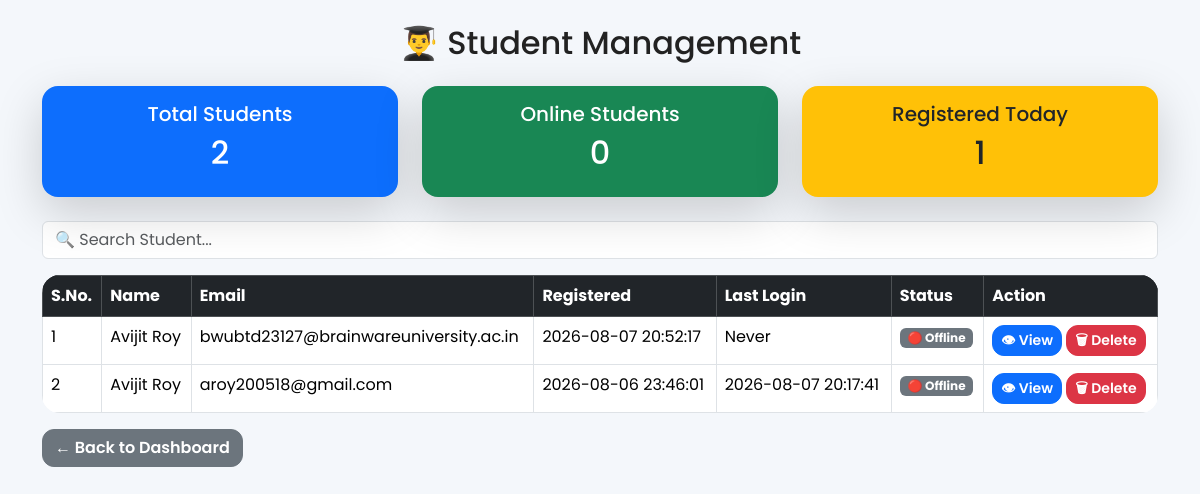
/student_management (signed in), run on the app's committed database.
### tables this page shows
CREATE TABLE students(

id INTEGER PRIMARY KEY AUTOINCREMENT,

name TEXT NOT NULL,

email TEXT UNIQUE NOT NULL,

password TEXT NOT NULL

, last_login TIMESTAMP, status TEXT DEFAULT 'Offline', register_date TEXT);

### app.py (the view)
@app.route("/student_management")
def student_management():
    conn = get_connection()
    cursor = conn.cursor()
    cursor.execute("""
        SELECT *
        FROM students
        ORDER BY id DESC
    """)
    students = cursor.fetchall()
    cursor.execute("""
        SELECT COUNT(*)
        FROM students
    """)
    total_students = cursor.fetchone()[0]
    cursor.execute("""
        SELECT COUNT(*)
        FROM students
        WHERE status='Online'
    """)
    online_students = cursor.fetchone()[0]
    cursor.execute("""
        SELECT COUNT(*)
        FROM students
        WHERE DATE(register_date)=DATE('now')
    """)
    today_registered = cursor.fetchone()[0]
    conn.close()
    return render_template(
        "student_management.html",
        students=students,
        total_students=total_students,
        online_students=online_students,
        today_registered=today_registered
    )

### app.py (called while the page is built)
@app.before_request
def refresh_session():
    session.permanent = True
    session.modified = True

### database.py (called while the page is built)
def get_connection():
    conn = sqlite3.connect(DATABASE)
    conn.row_factory = sqlite3.Row
    return conn

### templates/student_management.html (shortened to what this page needs)
<!DOCTYPE html>
<html>
<head>
<link href="https://cdn.jsdelivr.net/npm/bootstrap@5.3.3/dist/css/bootstrap.min.css"
rel="stylesheet">
<link rel="stylesheet"
href="{{ url_for('static', filename='style.css') }}">
</head>
<body>
<div class="container mt-4">
<h2 class="text-center mb-4">
👨‍🎓 Student Management
</h2>
<div class="row mb-4">
<div class="col-md-4">
<div class="card bg-primary text-white shadow-lg border-0 rounded-4">
<div class="card-body text-center">
<h5>Total Students</h5>
<h2>{{ total_students }}</h2>
</div>
</div>
</div>
<div class="col-md-4">
<div class="card bg-success text-white shadow-lg border-0 rounded-4">
<div class="card-body text-center">
<h5>Online Students</h5>
<h2>{{ online_students }}</h2>
</div>
</div>
</div>
<div class="col-md-4">
<div class="card bg-warning shadow-lg border-0 rounded-4">
<div class="card-body text-center">
<h5>Registered Today</h5>
<h2>{{ today_registered }}</h2>
</div>
</div>
</div>
</div>
<input
type="text"
id="search"
class="form-control mb-3"
placeholder="🔍 Search Student..."
onkeyup="searchStudent()">
<table class="table table-bordered table-hover">
<thead class="table-dark">
<tr>
<th>S.No.</th>
<th>Name</th>
<th>Email</th>
<th>Registered</th>
<th>Last Login</th>
<th>Status</th>
<th>Action</th>
</tr>
</thead>
<tbody>
{% for student in students %}
<tr>
<td>{{ loop.index }}</td>
<td>{{ student.name }}</td>
<td>{{ student.email }}</td>
<td>{{ student.register_date }}</td>
<td>{{ student.last_login or "Never" }}</td>
<td>
{% if student.status=="Online" %}
<span class="badge bg-success">
🟢 Online
</span>
{% else %}
<span class="badge bg-secondary">
🔴 Offline
</span>
{% endif %}
</td>
<td>
<a href="/view_student/{{ student.id }}"
class="btn btn-primary btn-sm">
👁 View
</a>
<a href="/delete_student/{{ student.id }}"
class="btn btn-danger btn-sm"
onclick="return confirmDelete(event,this.href)">
🗑 Delete
</a>
</td>
</tr>
{% endfor %}
</tbody>
</table>
<a
href="/dashboard_v2"
class="btn btn-secondary">
← Back to Dashboard
</a>
</div>
</body>
</html>

### static/css/style.css (style rules this page uses)
* { margin:0; padding:0; box-sizing:border-box; }
body { font-family:'Poppins',sans-serif; background:#f4f7fb; color:#222; overflow-x:hidden; }
.card { border:none; border-radius:20px; box-shadow:0 10px 25px rgba(0,0,0,.10); transition:.35s ease; overflow:hidden; }
.btn { border-radius:12px; transition:.30s; font-weight:600; }
.table { background:white; border-radius:18px; overflow:hidden; }
.table thead { background:#212529; color:white; }
.table tbody tr { transition:.25s; }

### data on the page
students: name "Avijit Roy", email "bwubtd23127@brainwareuniversity.ac.in", register_date "2026-08-07 20:52:17", last_login "Never", status "🔴 Offline"
students: name "Avijit Roy", email "aroy200518@gmail.com", register_date "2026-08-06 23:46:01", last_login "2026-08-07 20:17:41", status "🔴 Offline"

### other printed values
{{ total_students }} "2"
{{ online_students }} "0"
{{ today_registered }} "1"
